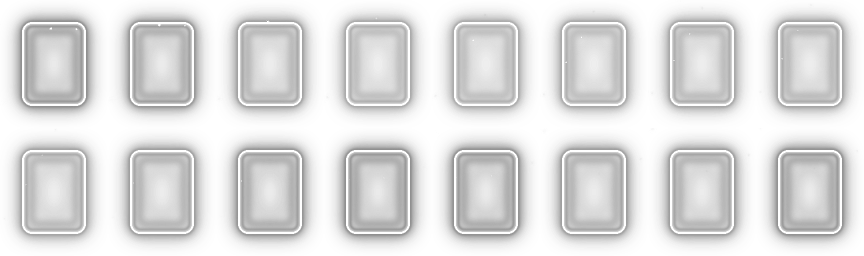
#> input picture src/fx/card-neon.webp, 864 x 256 px
$ python keyboard88_performer_pack.py --source ../../src/fx/card-neon.webp
#> lines starting #> are read from the running program, lines starting #| are printed output that depends on the picture
"""Encode only the frozen albedo; add its deterministic verified descriptor."""

import argparse
import hashlib
import json
from pathlib import Path

from PIL import Image, __version__ as pillow_version


def main():
    parser = argparse.ArgumentParser()
    parser.add_argument("--source", default=".scratch/performer-source/albedo-4096.png")
    parser.add_argument("--output", default="public/models")
    args = parser.parse_args()
    output = Path(args.output)
    source = Image.open(args.source).convert("RGB")
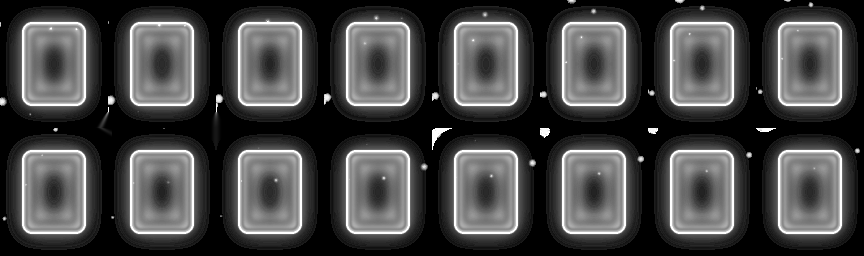
#> source: PIL image 864x256 RGB; min 0, max 255, mean 70
    target = output / "keyboard88-skin.webp"
    source.save(target, "WEBP", lossless=True, method=4, exact=True)
    decoded = Image.open(target).convert("RGB")
#> (the run stopped early here; a loop or call above may not have finished)

$ run again, on src/fx/neon-cursor.webp
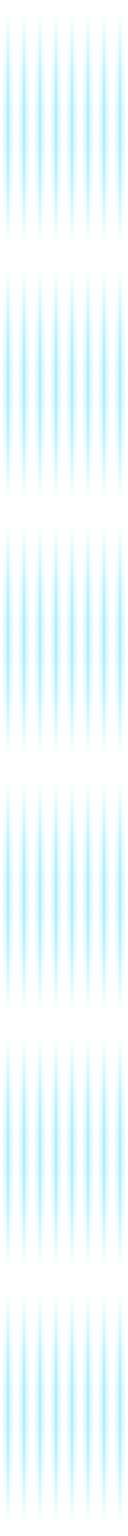
#> input picture src/fx/neon-cursor.webp, 256 x 3072 px (shown at 1/2 size)
#> in main, `source = Image.open(args.source).convert("RGB")`:
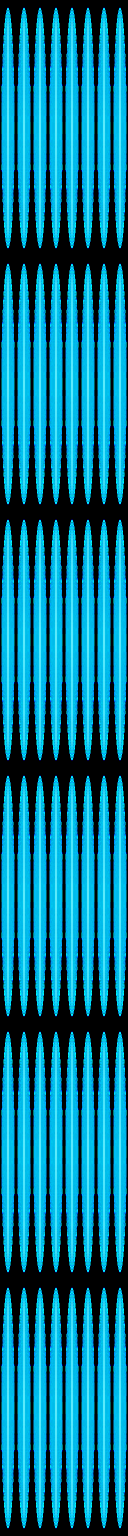
#> source: PIL image 256x3072 RGB (shown at 1/2 size); mean R, G, B 7.7, 118.1, 146.3
